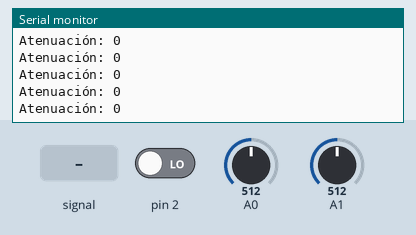
Bench run of a sketch on a simulated Arduino Uno, built with avr-gcc and run on an emulated ATmega328P. Parts: the last lines printed to the serial monitor. Inputs (shaded band) come from the test bench; at power-on: A0 = 512, A1 = 512, pin 2 LOW.

Above: at 1.2 s.
1.3 s: A0 fed a 200 Hz sine of ±81 counts around its level
At 2.3 s:
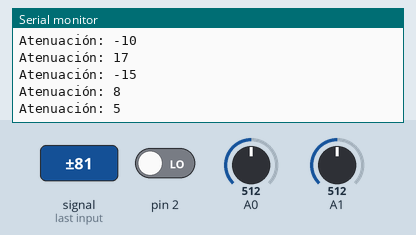
2.8 s: A0 set to 716
At 3.8 s:
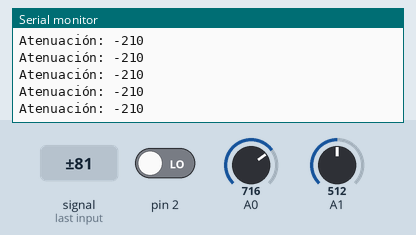
4.3 s: A1 set to 716
At 5.2 s:
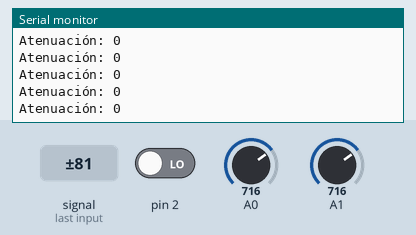
5.8 s: A0 set to 729
At 6.9 s:
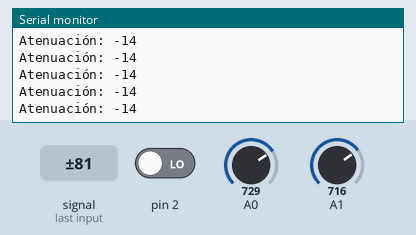
7.3 s: A1 fed a 200 Hz sine of ±81 counts around its level
At 8.0 s:
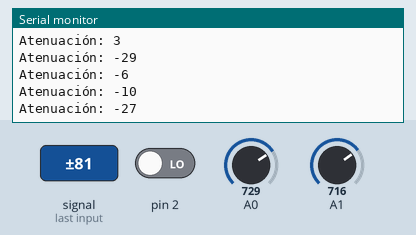
8.8 s: A0 fed a 1000 Hz sine of ±255 counts around its level
Timing chart, 0 to 11.3 s (numbered marks = the images above; inputs shaded):
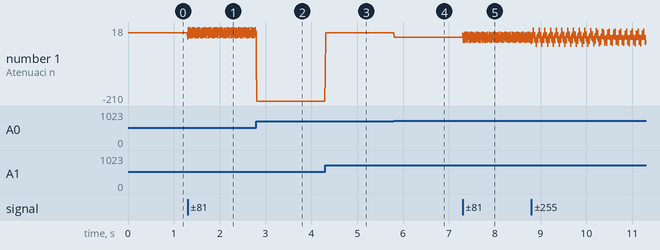

The sketch:

MeasuringModule.ino
```cpp
volatile boolean first;
volatile boolean triggered;
volatile unsigned long overflowCount;
volatile unsigned long startTime;
volatile unsigned long finishTime;
int valorA0 = 0;
int valorA1 = 0;

// here on rising edge
void isr2(){
  // wait until we noticed last one
  if(triggered)
    return;

  if(first){
    startTime = (overflowCount << 16) + TCNT1;
    first = false;
    detachInterrupt(digitalPinToInterrupt(2));
    EIFR = _BV (INTF1);  // clear flag for interrupt 1
    attachInterrupt(digitalPinToInterrupt(3), isr3, RISING);
    return;
  }
}

void isr3(){
  finishTime = (overflowCount << 16) + TCNT1;
  triggered = true;
  detachInterrupt(digitalPinToInterrupt(3));
}
// timer overflows (every 65536 counts)
ISR (TIMER1_OVF_vect){
  overflowCount++;
}  // end of TIMER1_OVF_vect

void prepareForInterrupts(){
  // get ready for next time
  EIFR = _BV (INTF0);  // clear flag for interrupt 0
  first = true;
  triggered = false;  // re-arm for next time
  attachInterrupt(digitalPinToInterrupt(2), isr2, RISING);
}  // end of prepareForInterrupts

void setup () {
  pinMode(A0, INPUT);
  pinMode(A1, INPUT);
  Serial.begin(115200);
  // reset Timer 1
  TCCR1A = 0;
  TCCR1B = 0;
  // Timer 1 - interrupt on overflow
  TIMSK1 = _BV (TOIE1);   // enable Timer1 Interrupt
  // zero it
  TCNT1 = 0;
  // start Timer 1
  TCCR1B =  _BV (CS10);  //  no prescaling
  // set up for interrupts
  prepareForInterrupts ();
} // end of setup

void loop(){
  for(int i=0;i<31;i++){
    valorA0 += analogRead(A0);
    valorA1 += analogRead(A1);
  }
  valorA0=valorA0/30;
  valorA1=valorA1/30;
  Serial.println("Atenuación: "+String(valorA1-valorA0));
  valorA0=0;
  valorA1=0;

  if (!triggered)
    return;
  unsigned long elapsedTime = finishTime - startTime;
  float freq = 1.0/((float(elapsedTime)*62.5e-9));  // each tick is 62.5 nS
  Serial.print("# de ciclos: ");
  Serial.print(160-elapsedTime);
  Serial.println(" ciclos");
  delay(500);
  prepareForInterrupts();
}
```

Measured:
- after the input at 1.3 s, the serial monitor: prints a new line at once (image 1)
- after the input at 2.8 s, the serial monitor: prints a new line at once (image 2)
- after the input at 4.3 s, the serial monitor: prints a new line at once (image 3)
- after the input at 5.8 s, the serial monitor: prints a new line at once (image 4)
- after the input at 7.3 s, the serial monitor: prints a new line at once (image 5)
- plotted number 1: 0 → 5 after the input at 1.3 s, 5 → -210 after the input at 2.8 s, -210 → 0 after the input at 4.3 s, 0 → -14 after the input at 5.8 s, -14 → -19 after the input at 7.3 s
